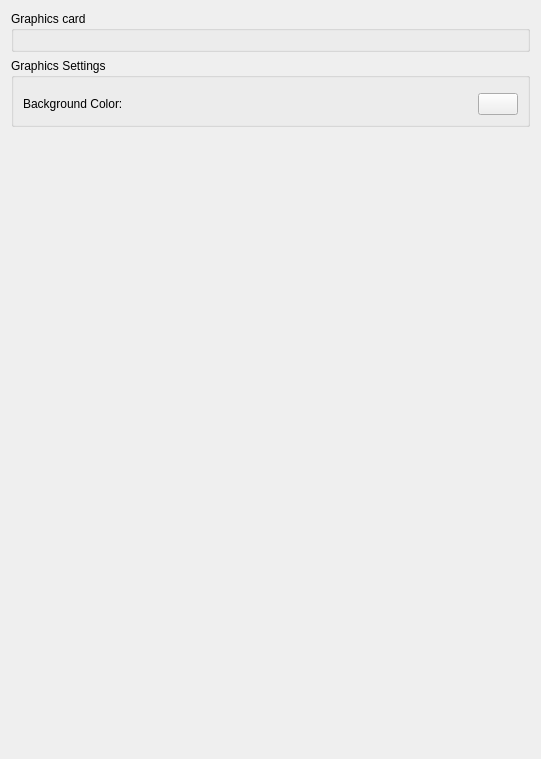
<?xml version="1.0" encoding="UTF-8"?>
<ui version="4.0">
 <class>ConfigureGraphics</class>
 <widget class="QWidget" name="ConfigureGraphics">
  <property name="geometry">
   <rect>
    <x>0</x>
    <y>0</y>
    <width>541</width>
    <height>759</height>
   </rect>
  </property>
  <property name="windowTitle">
   <string>Form</string>
  </property>
  <property name="accessibleName">
   <string>Graphics</string>
  </property>
  <layout class="QVBoxLayout" name="verticalLayout_1">
   <item>
    <layout class="QVBoxLayout" name="verticalLayout_2">
     <item>
      <widget class="QGroupBox" name="groupBox_2">
       <property name="title">
        <string>Graphics card</string>
       </property>
       <layout class="QVBoxLayout" name="verticalLayout_3">
        <item>
         <widget class="QWidget" name="api_widget" native="true">
          <layout class="QHBoxLayout" name="horizontalLayout">
           <property name="leftMargin">
            <number>0</number>
           </property>
           <property name="topMargin">
            <number>0</number>
           </property>
           <property name="rightMargin">
            <number>0</number>
           </property>
           <property name="bottomMargin">
            <number>0</number>
           </property>
          </layout>
         </widget>
        </item>
       </layout>
      </widget>
     </item>
     <item>
      <widget class="QGroupBox" name="groupBox">
       <property name="maximumSize">
        <size>
         <width>16777215</width>
         <height>16777215</height>
        </size>
       </property>
       <property name="title">
        <string>Graphics Settings</string>
       </property>
       <layout class="QVBoxLayout" name="verticalLayout_4">
        <item>
         <widget class="QWidget" name="graphics_widget" native="true">
          <layout class="QVBoxLayout" name="verticalLayout">
           <property name="leftMargin">
            <number>0</number>
           </property>
           <property name="topMargin">
            <number>0</number>
           </property>
           <property name="rightMargin">
            <number>0</number>
           </property>
           <property name="bottomMargin">
            <number>0</number>
           </property>
          </layout>
         </widget>
        </item>
        <item>
         <widget class="QWidget" name="bg_widget" native="true">
          <layout class="QHBoxLayout" name="bg_layout">
           <property name="leftMargin">
            <number>0</number>
           </property>
           <property name="topMargin">
            <number>0</number>
           </property>
           <property name="rightMargin">
            <number>0</number>
           </property>
           <property name="bottomMargin">
            <number>0</number>
           </property>
           <item>
            <widget class="QLabel" name="label">
             <property name="sizePolicy">
              <sizepolicy hsizetype="Expanding" vsizetype="Preferred">
               <horstretch>0</horstretch>
               <verstretch>0</verstretch>
              </sizepolicy>
             </property>
             <property name="text">
              <string>Background Color:</string>
             </property>
            </widget>
           </item>
           <item>
            <widget class="QPushButton" name="bg_button">
             <property name="sizePolicy">
              <sizepolicy hsizetype="Preferred" vsizetype="Preferred">
               <horstretch>0</horstretch>
               <verstretch>0</verstretch>
              </sizepolicy>
             </property>
             <property name="maximumSize">
              <size>
               <width>40</width>
               <height>16777215</height>
              </size>
             </property>
             <property name="text">
              <string/>
             </property>
            </widget>
           </item>
          </layout>
         </widget>
        </item>
       </layout>
      </widget>
     </item>
    </layout>
   </item>
   <item>
    <spacer name="verticalSpacer">
     <property name="orientation">
      <enum>Qt::Vertical</enum>
     </property>
     <property name="sizeHint" stdset="0">
      <size>
       <width>20</width>
       <height>40</height>
      </size>
     </property>
    </spacer>
   </item>
  </layout>
 </widget>
 <resources/>
 <connections/>
</ui>
